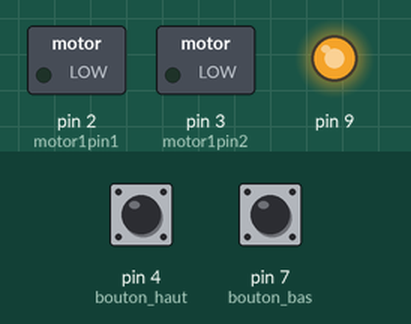
Bench run of a sketch on a simulated Arduino Uno, built with avr-gcc and run on an emulated ATmega328P. On the bench: switched loads named in the sketch (green lamp = pin HIGH), output pins drawn as LEDs (lit = HIGH). The test bench sets the inputs (shaded band); at power-on: pin 4 (bouton_haut) HIGH, pin 7 (bouton_bas) HIGH.

Above: at 1.2 s.
1.3 s: pin 4 (bouton_haut) pulled LOW for 0.15 s
At 2.4 s:
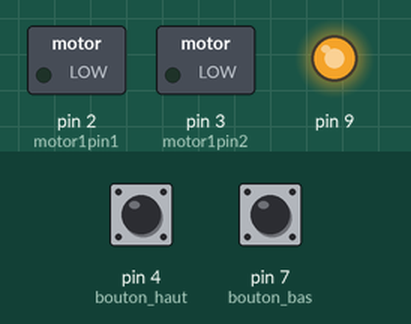
3.0 s: pin 7 (bouton_bas) pulled LOW for 0.15 s
At 3.7 s:
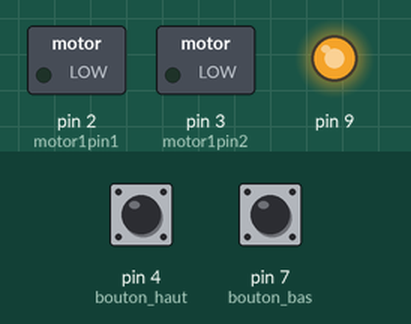
4.7 s: pin 7 (bouton_bas) pulled LOW for 1 s
At 5.1 s:
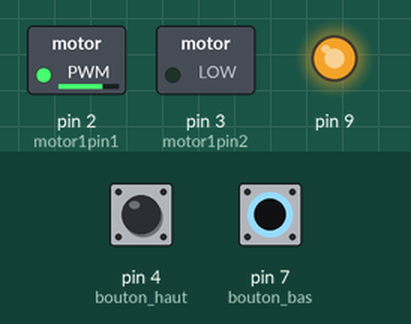
7.2 s: pin 7 (bouton_bas) pulled LOW for 3.2 s
At 11.6 s:
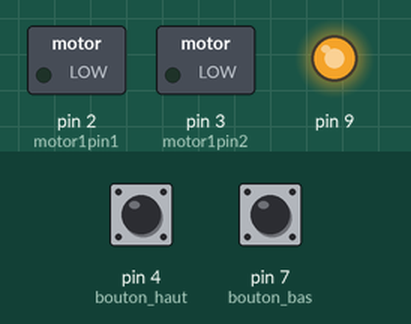
11.9 s: pin 4 (bouton_haut) pulled LOW for 1 s
At 12.7 s:
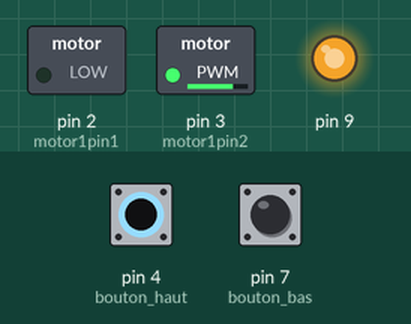
14.4 s: pin 4 (bouton_haut) pulled LOW for 3.2 s
At 18.6 s:
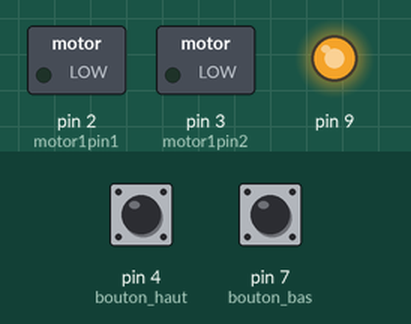
Timing chart, 0 to 20.1 s (numbered marks = the images above; inputs shaded):
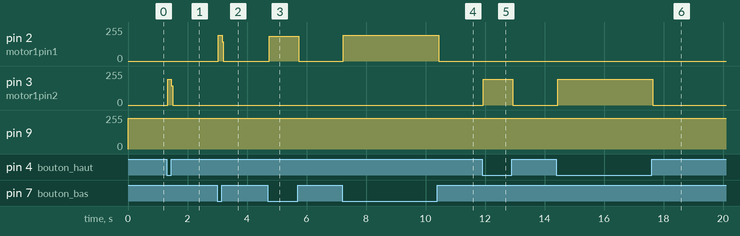

Measured:
- after the input at 1.3 s, pin 3 (motor1pin2): 0/255 → 193/255 at once, → 0/255 0.12 s later
- after the input at 3.0 s, pin 2 (motor1pin1): 0/255 → 193/255 at once, → 0/255 0.12 s later
- after the input at 4.7 s, pin 2 (motor1pin1): 0/255 → 185/255 at once, → 0/255 1.0 s later
- after the input at 7.2 s, pin 2 (motor1pin1): 0/255 → 193/255 at once, → 0/255 3.2 s later
- after the input at 11.9 s, pin 3 (motor1pin2): 0/255 → 193/255 at once, → 0/255 1.0 s later
- after the input at 14.4 s, pin 3 (motor1pin2): 0/255 → 193/255 at once, → 0/255 3.2 s later

The sketch:

moteur_bouton.ino
```cpp
int motor1pin1 = 2;
int motor1pin2 = 3;

int bouton_haut = 4;
int etatbouton_haut = 0;

int bouton_bas = 7;
int etatbouton_bas = 0;

void setup() {
  // put your setup code here, to run once:
  pinMode(motor1pin1, OUTPUT);
  pinMode(motor1pin2, OUTPUT);
  pinMode(9, OUTPUT);

  pinMode (bouton_haut, INPUT_PULLUP);
  pinMode (bouton_bas, INPUT_PULLUP);

  Serial.begin(9600);
}

void loop() {
  analogWrite(9, 230);
  // put your main code here, to run repeatedly:
etatbouton_haut = digitalRead(bouton_haut);
etatbouton_bas = digitalRead(bouton_bas);

digitalWrite(motor1pin1, LOW);
digitalWrite(motor1pin2, LOW);

if (etatbouton_haut == LOW){
      digitalWrite(motor1pin1, LOW);
      digitalWrite(motor1pin2, HIGH);
}

if (etatbouton_bas == LOW){
      digitalWrite(motor1pin1, HIGH);
      digitalWrite(motor1pin2, LOW);
}
}
```
